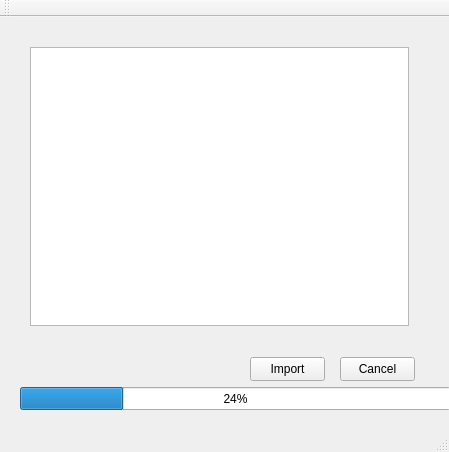
<?xml version="1.0" encoding="UTF-8"?>
<ui version="4.0">
 <class>Import80020CLassClass</class>
 <widget class="QMainWindow" name="Import80020CLassClass">
  <property name="geometry">
   <rect>
    <x>0</x>
    <y>0</y>
    <width>449</width>
    <height>452</height>
   </rect>
  </property>
  <property name="windowTitle">
   <string>Import80020CLass</string>
  </property>
  <widget class="QWidget" name="centralWidget">
   <widget class="QWidget" name="gridLayoutWidget">
    <property name="geometry">
     <rect>
      <x>19</x>
      <y>19</y>
      <width>401</width>
      <height>301</height>
     </rect>
    </property>
    <layout class="QGridLayout" name="gridLayout">
     <item row="0" column="0">
      <widget class="QListWidget" name="listWidgetMaket80020"/>
     </item>
    </layout>
   </widget>
   <widget class="QPushButton" name="importButton">
    <property name="geometry">
     <rect>
      <x>250</x>
      <y>340</y>
      <width>75</width>
      <height>24</height>
     </rect>
    </property>
    <property name="text">
     <string>Import</string>
    </property>
   </widget>
   <widget class="QPushButton" name="cancelButton">
    <property name="geometry">
     <rect>
      <x>340</x>
      <y>340</y>
      <width>75</width>
      <height>24</height>
     </rect>
    </property>
    <property name="text">
     <string>Cancel</string>
    </property>
   </widget>
   <widget class="QProgressBar" name="progressBar">
    <property name="geometry">
     <rect>
      <x>20</x>
      <y>370</y>
      <width>431</width>
      <height>23</height>
     </rect>
    </property>
    <property name="value">
     <number>24</number>
    </property>
   </widget>
  </widget>
  <widget class="QMenuBar" name="menuBar">
   <property name="geometry">
    <rect>
     <x>0</x>
     <y>0</y>
     <width>449</width>
     <height>22</height>
    </rect>
   </property>
  </widget>
  <widget class="QToolBar" name="mainToolBar">
   <attribute name="toolBarArea">
    <enum>TopToolBarArea</enum>
   </attribute>
   <attribute name="toolBarBreak">
    <bool>false</bool>
   </attribute>
  </widget>
  <widget class="QStatusBar" name="statusBar"/>
 </widget>
 <layoutdefault spacing="6" margin="11"/>
 <resources/>
 <connections/>
</ui>
